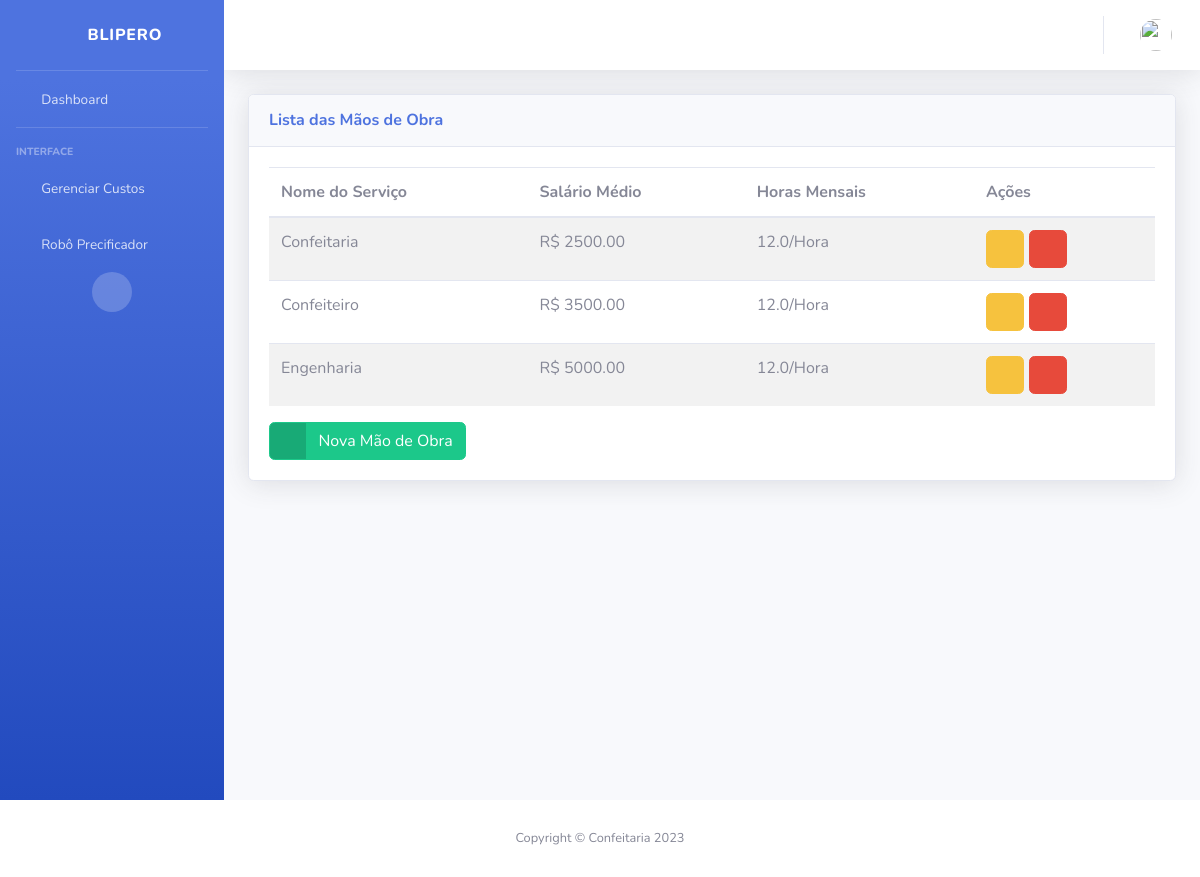
The app's page /labor-list (signed in) with its own data.
### myapp/models.py (models this page shows, shortened)
class Labor(models.Model):
    user = models.ForeignKey(CustomUser, blank=True, on_delete=models.CASCADE)
    name = models.CharField(_("Nome da Mão de Obra:"), db_column='name', max_length=100, blank=False)
    salary = models.FloatField(_("Salário do Mês:"), db_column='salary', blank=False)
    hours = models.FloatField(
        _("Total de Horas trabalhada por dia:"), db_column='hours', blank=False)
    time = models.CharField(_("Total de Dias trabalhados na semana:"), max_length=15, choices=TIME_CHOICES)
    class Meta:
        ordering = ["name"]

### myapp/views.py (the view)
# urls.py: path('labor-list', views.laborList, name='labor-list'),
@login_required
def laborList(request):
    current_user = request.user
    labors = current_user.labor_set.all()
    return render(request, "labor-list.html", {'labors': labors})

### myapp/templates/labor-list.html (shortened to what this page needs)
{% extends "base.html" %}
{% block content %}
<div class="card shadow mb-4">
<div class="card-header py-3">
    <h6 class="m-0 font-weight-bold text-primary">Lista das Mãos de Obra</h6>
</div>
<div class="card-body">
    <div class="table-responsive">
        <table class="table table-striped" id="dataTable" width="100%" cellspacing="0">
            <thead>
                <tr>
                    <th scope="col">Nome do Serviço</th>
                    <th scope="col">Salário Médio</th>
                    <th scope="col">Horas Mensais</th>
                    <th scope="col">Ações</th>
                </tr>
            </thead>
            <tbody>
                {% for labor in labors %}
                <tr>
                    <td>{{ labor.name }}</td>
                    <td>{{"R$ "}}{{ labor.salary|floatformat:2}}</td>
                    <td>{{ labor.hours }}{{ "/" }}{{ labor.time }}</td>
                    <td>
                        <div class="d-none d-lg-block">
                            <a href="/labor-update/{{ labor.id }}" class="btn btn-warning">
                                <span class="icon">
                                    <i class="fas fa-edit"></i>
                                </span>
                            </a>
                            <a data-toggle="modal" data-target="#modal_{{ labor.id }}" class="btn btn-danger">
                                <span class="icon">
                                    <i class="fas fa-trash"></i>
                                </span>
                            </a>
                        </div>
                    </td>
                </tr>
                {% endfor %}
            </tbody>
        </table>
    </div>
    <a href="{%url 'labor-create' %}" class="btn btn-success btn-icon-split">
        <span class="icon text-white-50">
            <i class="fas fa-plus"></i>
        </span>
        <span class="text">Nova Mão de Obra</span>
    </a>
</div>
</div>
{% endblock %}

### records on screen
Labor: name "Confeitaria", value "R$", salary "2500.00", hours "12.0", value "/", time "Hora"
Labor: name "Confeiteiro", value "R$", salary "3500.00", hours "12.0", value "/", time "Hora"
Labor: name "Engenharia", value "R$", salary "5000.00", hours "12.0", value "/", time "Hora"
